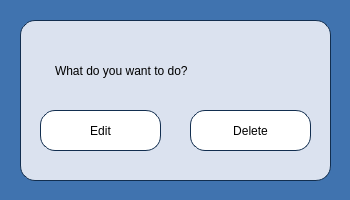
<?xml version="1.0" encoding="UTF-8"?>
<ui version="4.0">
 <class>EditOrDeleteDialog</class>
 <widget class="QWidget" name="EditOrDeleteDialog">
  <property name="geometry">
   <rect>
    <x>0</x>
    <y>0</y>
    <width>350</width>
    <height>200</height>
   </rect>
  </property>
  <property name="sizePolicy">
   <sizepolicy hsizetype="Fixed" vsizetype="Fixed">
    <horstretch>0</horstretch>
    <verstretch>0</verstretch>
   </sizepolicy>
  </property>
  <property name="minimumSize">
   <size>
    <width>350</width>
    <height>200</height>
   </size>
  </property>
  <property name="maximumSize">
   <size>
    <width>350</width>
    <height>200</height>
   </size>
  </property>
  <property name="windowTitle">
   <string>Form</string>
  </property>
  <property name="styleSheet">
   <string notr="true">background-color:rgb(64, 115, 175);</string>
  </property>
  <widget class="QWidget" name="widget_EditOrDelete" native="true">
   <property name="geometry">
    <rect>
     <x>20</x>
     <y>20</y>
     <width>311</width>
     <height>161</height>
    </rect>
   </property>
   <property name="styleSheet">
    <string notr="true">background-color:rgb(219, 226, 239);
border-radius:15px;
border-style: solid;
border-width: 1px;
border-color: rgb(18, 46, 79);</string>
   </property>
   <widget class="QPushButton" name="pushButton_Edit">
    <property name="geometry">
     <rect>
      <x>20</x>
      <y>90</y>
      <width>121</width>
      <height>41</height>
     </rect>
    </property>
    <property name="styleSheet">
     <string notr="true">font: 14pt &quot;Gentium Book Basic&quot;;
color: black;
background: rgb(255, 255, 255);
border-radius: 15px;
border-style: solid;
border-width: 1px;
border-color:rgb(18, 46, 79);</string>
    </property>
    <property name="text">
     <string>Edit</string>
    </property>
   </widget>
   <widget class="QPushButton" name="pushButton_Delete">
    <property name="geometry">
     <rect>
      <x>170</x>
      <y>90</y>
      <width>121</width>
      <height>41</height>
     </rect>
    </property>
    <property name="styleSheet">
     <string notr="true">font: 14pt &quot;Gentium Book Basic&quot;;
color: black;
background: rgb(255, 255, 255);
border-radius: 15px;
border-style: solid;
border-width: 1px;
border-color:rgb(18, 46, 79);</string>
    </property>
    <property name="text">
     <string>Delete</string>
    </property>
   </widget>
  </widget>
  <widget class="QLabel" name="label_WhatToDo">
   <property name="geometry">
    <rect>
     <x>55</x>
     <y>50</y>
     <width>241</width>
     <height>41</height>
    </rect>
   </property>
   <property name="styleSheet">
    <string notr="true">font: 14pt &quot;Gentium Book Basic&quot;;
color:black;
background-color:rgb(219, 226, 239);</string>
   </property>
   <property name="text">
    <string>What do you want to do?</string>
   </property>
  </widget>
 </widget>
 <resources/>
 <connections/>
</ui>
